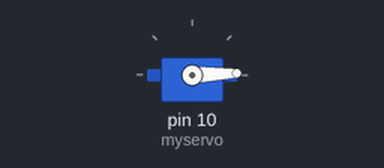
Bench run of a sketch on a simulated Arduino Uno, built with avr-gcc and run on an emulated ATmega328P. Parts: servo.

Above: at 0.05 s.
At 1.75 s:
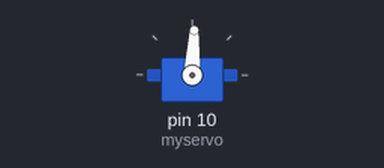
At 3.45 s:
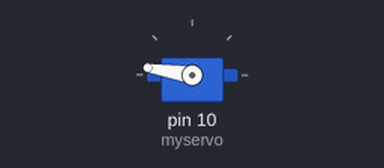
At 6.9 s:
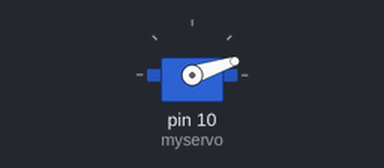
Timing chart, 0 to 9.4 s (numbered marks = the images above):
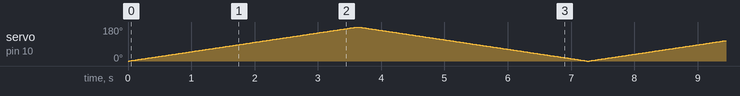

The sketch:

Lesson_1_Servo.ino
```cpp
#include <Servo.h>

Servo myservo;  // create servo object to control a servo


int pos = 0;    // variable to store the servo position

void setup() {
  myservo.attach(10);  // attaches the servo on A2 to the servo object
  myservo.write(90);
}

void loop() {
  for (pos = 0; pos <= 180; pos += 1) { // goes from 0 degrees to 180 degrees
    // in steps of 1 degree
    myservo.write(pos);              // tell servo to go to position in variable 'pos'
    delay(20);                       // waits 20ms for the servo to reach the position
  }
  for (pos = 180; pos >= 0; pos -= 1) { // goes from 180 degrees to 0 degrees
    myservo.write(pos);              // tell servo to go to position in variable 'pos'
    delay(20);                       // waits 20ms for the servo to reach the position
  }
}
```
